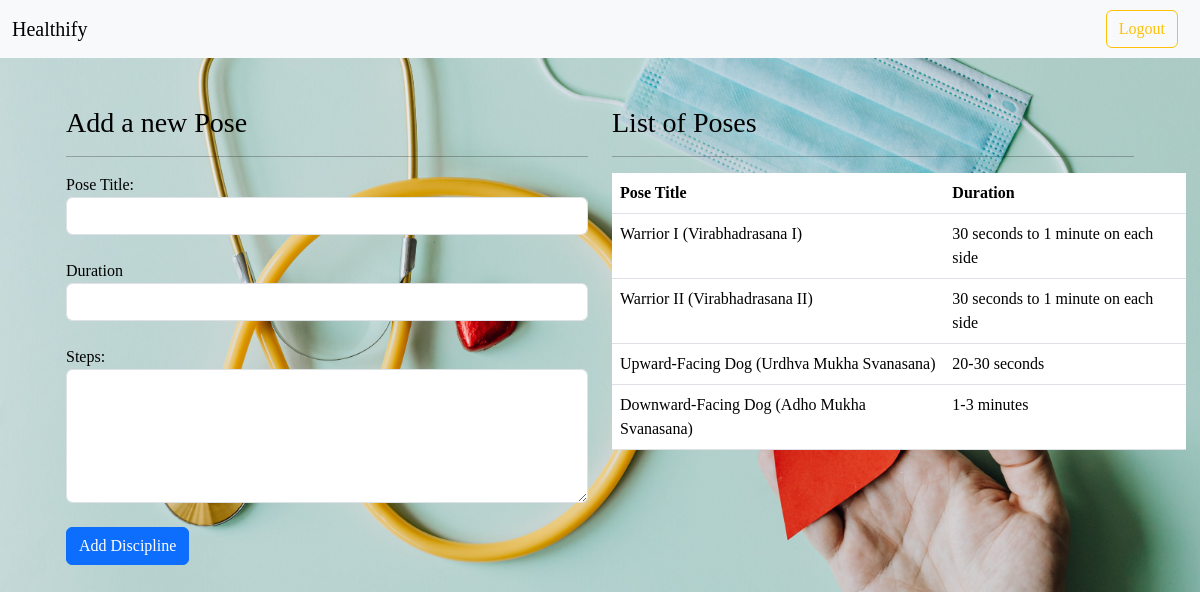
The app's page /add-yogaPose/2 (signed in) with its own data.
### models.py (models this page shows)
class yogaPoses(db.Model):
    __tablename__ = 'yogaPoses'
    id = db.Column(db.Integer, primary_key = True)
    posename = db.Column(db.String(30), nullable = False)
    duration = db.Column(db.String(30), nullable = False)
    steps = db.Column(db.String(200), nullable = True)
    yoga_id = db.Column(db.Integer, db.ForeignKey('Yoga.id'), nullable = False)

### routes.py (the view, shortened to what this page needs)
@app.route('/add-yogaPose/<int:yid>', methods=["GET", "POST"])
@auth_required
@admin_auth_required
def addYogaPose(yid):
    user = User.query.get(session["user_id"])
    if request.method == "GET":
        poses = yogaPoses.query.filter_by(yoga_id= yid).all()
        return render_template("addYogaPose.html", poses = poses, user =user)

### routes.py (called while the page is built)
def auth_required(func):
    @wraps(func)
    def inner(*args, **kwargs):
        if "user_id" not in session:
            flash("Login required.", 'danger')
            return redirect(url_for("login"))
        return func(*args, **kwargs)
    return inner

def admin_auth_required(func):
    @wraps(func)
    def inner(*args, **kwargs):
        user = User.query.get(session.get("user_id"))
        if user.is_admin:
            return func(*args, **kwargs)
        else:
            flash("Logged out ! You are not an Admin.", "danger")
            return redirect(url_for("logout"))
    return inner

### templates/addYogaPose.html (shortened to what this page needs)
{% extends 'layout.html' %}
{% block content %}
<body>
<div class="container mt-5">
  <div class="container mt-5">
    <div class="row mt-4">
      <div class="col-md-6">
        <h3>Add a new Pose</h3>
        <hr>
        <form method="POST" enctype="multipart/form-data">
          <div class="form-group">
            <label for="title">Pose Title:</label>
            <input type="text" class="form-control" id="title" name="title" required>
          </div>
          <br>
          <div class="form-group">
            <label for="duration">Duration</label>
            <input type="text" class="form-control" id="duration" name="duration" required>
          </div>
          <br>
          <div class="form-group">
            <label for="steps">Steps:</label>
            <textarea class="form-control" id="steps" name="steps" rows="5" required></textarea>
          </div>
          <br>
          <button type="submit" class="btn btn-primary">Add Discipline</button>
        </form>
      </div>
      <div class="col-md-6">
        <h3>List of Poses</h3>
        <hr>
        <table class="table">
          <thead>
            <tr>
              <th>Pose Title</th>
              <th>Duration</th>
            </tr>
          </thead>
          <tbody>
            {% for pose in poses %}
            <tr>
              <td>{{ pose.posename }}</td>
              <td>{{ pose.duration }}</td>
            </tr>
            {% endfor %}
          </tbody>
        </table>
      </div>
    </div>
  </div>
</div>
</body>
{% endblock %}

### templates/layout.html (style rules this page uses)
body { margin: 0; padding: 0; font-family: 'Balsamiq Sans', 'cursive'; background-color: #454f58; background: center/cover no-repeat url('../static/icons/bg6.jpg'); background-repeat: no-repeat; color: black; }

### templates/addYogaPose.html (style rules this page uses)
.table { width: 110%; }
body { font-family: 'Balsamiq Sans', 'cursive'; background-color: #313538; color: black; }

### records on screen
yogaPoses: posename "Warrior I (Virabhadrasana I)", duration "30 seconds to 1 minute on each side"
yogaPoses: posename "Warrior II (Virabhadrasana II)", duration "30 seconds to 1 minute on each side"
yogaPoses: posename "Upward-Facing Dog (Urdhva Mukha Svanasana)", duration "20-30 seconds"
yogaPoses: posename "Downward-Facing Dog (Adho Mukha Svanasana)", duration "1-3 minutes"
